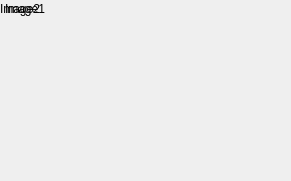
<?xml version="1.0" encoding="UTF-8"?>
<ui version="4.0">
 <class>AutoPhotoEdit</class>
 <widget class="QMainWindow" name="AutoPhotoEdit">
  <property name="geometry">
   <rect>
    <x>0</x>
    <y>0</y>
    <width>291</width>
    <height>181</height>
   </rect>
  </property>
  <property name="windowTitle">
   <string>AutoPhoto Editor</string>
  </property>
  <widget class="QWidget" name="centralWidget">
   <widget class="QLabel" name="imgWidget">
    <property name="geometry">
     <rect>
      <x>0</x>
      <y>0</y>
      <width>50</width>
      <height>17</height>
     </rect>
    </property>
    <property name="lineWidth">
     <number>0</number>
    </property>
    <property name="text">
     <string>Image1</string>
    </property>
    <property name="scaledContents">
     <bool>true</bool>
    </property>
    <property name="alignment">
     <set>Qt::AlignCenter</set>
    </property>
   </widget>
   <widget class="QLabel" name="imgAux">
    <property name="geometry">
     <rect>
      <x>0</x>
      <y>0</y>
      <width>66</width>
      <height>17</height>
     </rect>
    </property>
    <property name="text">
     <string>Image2</string>
    </property>
    <property name="scaledContents">
     <bool>true</bool>
    </property>
   </widget>
   <zorder>imgAux</zorder>
   <zorder>imgWidget</zorder>
  </widget>
  <widget class="QMenuBar" name="menuBar">
   <property name="geometry">
    <rect>
     <x>0</x>
     <y>0</y>
     <width>291</width>
     <height>25</height>
    </rect>
   </property>
  </widget>
  <action name="actionLeft">
   <property name="text">
    <string>Left</string>
   </property>
   <property name="shortcutContext">
    <enum>Qt::ApplicationShortcut</enum>
   </property>
  </action>
  <action name="actionNone">
   <property name="text">
    <string>None</string>
   </property>
   <property name="shortcut">
    <string>Ctrl+2</string>
   </property>
  </action>
  <action name="actionRight">
   <property name="text">
    <string>Right</string>
   </property>
   <property name="shortcut">
    <string>Ctrl+3</string>
   </property>
  </action>
  <action name="actionOriginal">
   <property name="text">
    <string>Original</string>
   </property>
   <property name="shortcut">
    <string>Ctrl+4</string>
   </property>
  </action>
  <action name="actionEdit">
   <property name="text">
    <string>Edit</string>
   </property>
   <property name="shortcut">
    <string>Ctrl+6</string>
   </property>
  </action>
 </widget>
 <layoutdefault spacing="6" margin="11"/>
 <resources/>
 <connections/>
</ui>
